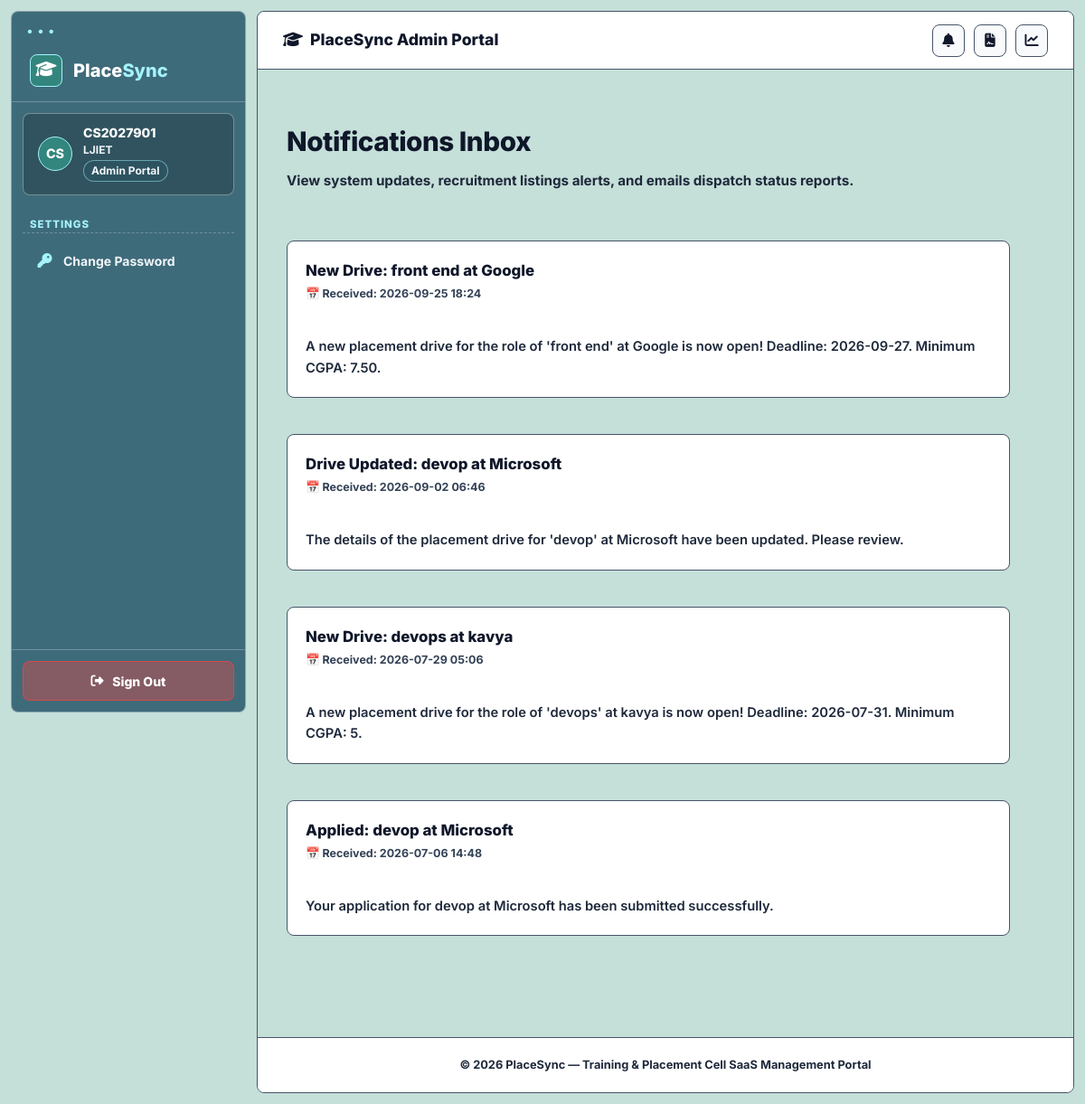
The page /communication/notifications/ (signed in) on the database its author committed.
### accounts/models.py (models this page shows, shortened)
class User(AbstractUser):
    class Role(models.TextChoices):
        COLLEGE_ADMIN = 'COLLEGE_ADMIN', 'College Admin'
        STUDENT = 'STUDENT', 'Student'
    role = models.CharField(
        max_length=20,
        choices=Role.choices,
        default=Role.STUDENT
    )
    college = models.ForeignKey(
        'colleges.College',
        on_delete=models.SET_NULL,
        null=True,
        blank=True,
        related_name='users'
    )
    must_change_password = models.BooleanField(default=False)

### colleges/models.py (models this page shows, shortened)
class College(models.Model):
    name = models.CharField(max_length=255, unique=True)
    code = models.CharField(max_length=50, unique=True, help_text="Unique college code or abbreviation")
    address = models.TextField(blank=True)
    website = models.URLField(blank=True)
    created_at = models.DateTimeField(auto_now_add=True)
    logo = models.ImageField(upload_to='college_logos/', blank=True, null=True)
    university = models.CharField(max_length=255, blank=True)
    email = models.EmailField(blank=True)
    phone = models.CharField(max_length=20, blank=True)
    linkedin = models.URLField(blank=True, verbose_name="LinkedIn")
    twitter = models.URLField(blank=True, verbose_name="Twitter")
    instagram = models.URLField(blank=True, verbose_name="Instagram")

### communication/models.py (models this page shows, shortened)
class Notification(models.Model):
    user = models.ForeignKey(
        settings.AUTH_USER_MODEL,
        on_delete=models.CASCADE,
        related_name='notifications'
    )
    title = models.CharField(max_length=255)
    message = models.TextField()
    is_read = models.BooleanField(default=False)
    created_at = models.DateTimeField(auto_now_add=True)
    class Meta:
        ordering = ['-created_at']

### communication/views.py (the view)
# urls.py: path('notifications/', NotificationListView.as_view(), name='notifications'),
class NotificationListView(LoginRequiredMixin, View):
    template_name = 'communication/notification_list.html'
    def get(self, request, *args, **kwargs):
        notifications = Notification.objects.filter(user=request.user)
        return render(request, self.template_name, {'notifications': notifications})

### staff_permissions/templatetags/staff_tags.py (called while the page is built)
@register.filter(name='has_perm_filter')
def has_perm_filter(user, permission_name):
    if not user or not user.is_authenticated:
        return False
    return has_staff_permission(user, permission_name)

@register.filter(name='is_college_admin_filter')
def is_college_admin_filter(user):
    if not user or not user.is_authenticated:
        return False
    return is_college_admin(user)

### staff_permissions/utils.py (called while the page is built, shortened)
def is_college_admin(user):
    if not user.is_authenticated:
        return False
    if user.is_superuser:
        return True
    if getattr(user, 'role', '') == 'COLLEGE_ADMIN':
        return not hasattr(user, 'staff_profile')
    return False

def has_staff_permission(user, permission_name):
    if not user.is_authenticated:
        return False
    if is_college_admin(user):
        return True
    if getattr(user, 'role', '') != 'COLLEGE_ADMIN':
        return False

### templates/communication/notification_list.html (shortened to what this page needs)
{% extends 'base.html' %}
{% block content %}
<div class="container" style="flex: 1; padding-top: 2rem; padding-bottom: 3rem; max-width: 800px;">
    <div class="sp-page-header" style="margin-bottom: 1.5rem;">
        <div>
            <h1 class="sp-page-title">Notifications Inbox</h1>
            <p class="sp-page-subtitle">View system updates, recruitment listings alerts, and emails dispatch status reports.</p>
        </div>
    </div>
    <div style="display: flex; flex-direction: column; gap: 1rem;">
        {% if notifications %}
            {% for note in notifications %}
                <div class="sp-card" style="padding: 1.25rem; background:#FFFFFF !important; border:1.5px solid #475569 !important; ">
                    <div style="display: flex; justify-content: space-between; align-items: flex-start; gap: 1rem;">
                        <div>
                            <div style="display: flex; align-items: center; gap: 0.5rem; flex-wrap: wrap;">
                                <h4 style="font-size: 1.05rem; font-weight: 800; color: #0F172A !important; margin: 0;">{{ note.title }}</h4>
                            </div>
                            <span style="font-size: 0.78rem; color: #334155 !important; font-weight:700; display: block; margin-top: 0.25rem;">📅 Received: {{ note.created_at|date:"Y-m-d H:i" }}</span>
                        </div>
                    </div>
                    <div style="font-size: 0.92rem; color: #1E293B !important; font-weight:600; line-height: 1.6; margin-top: 0.85rem; white-space: pre-line;">
                        {{ note.message }}
                    </div>
                </div>
            {% endfor %}
        {% endif %}
    </div>
</div>
{% endblock %}

### templates/base.html (shortened to what this page needs)
{% load static %}
{% load staff_tags %}
<!DOCTYPE html>
<html lang="en">
<head>
    <link rel="stylesheet" href="https://cdnjs.cloudflare.com/ajax/libs/font-awesome/6.5.1/css/all.min.css" />
    <link rel="stylesheet" href="{% static 'css/student.css' %}?v=7.0">
    <link rel="stylesheet" href="{% static 'css/style.css' %}?v=7.0">
</head>
<body class="page-dashboard">
{% if user.is_authenticated %}
<div class="sp-layout">
    <aside class="sp-sidebar" role="navigation" aria-label="College Admin navigation">
        <a href="{% url 'dashboard:index' %}" class="sp-brand">
            <div class="sp-brand-icon"><i class="fa-solid fa-graduation-cap"></i></div>
            <div class="sp-brand-text">Place<span>Sync</span></div>
        </a>
        <div class="sp-identity">
            <div class="sp-avatar">{{ user.username|slice:":2"|upper }}</div>
            <div>
                <div class="sp-identity-name">{{ user.username }}</div>
                <div class="sp-identity-roll">{% if user.college %}{{ user.college.code }}{% else %}PlaceSync{% endif %}</div>
                <div class="sp-identity-badge">Admin Portal</div>
            </div>
        </div>
        <div class="sp-section">
            <div class="sp-section-label">Settings</div>
            <ul class="sp-nav">
                {% if request.user|is_college_admin_filter %}
                <li><a href="{% url 'staff_permissions:settings' %}" class="sp-link {% if request.resolver_match.namespace == 'staff_permissions' %}active{% endif %}"><span class="sp-link-icon"><i class="fa-solid fa-gear"></i></span> System Settings</a></li>
                {% else %}
                <li><a href="{% url 'staff_permissions:change_password' %}" class="sp-link"><span class="sp-link-icon"><i class="fa-solid fa-key"></i></span> Change Password</a></li>
                {% endif %}
            </ul>
        </div>
        <div class="sp-footer">
            <a href="{% url 'accounts:logout' %}" class="sp-logout">
                <i class="fa-solid fa-right-from-bracket"></i> Sign Out
            </a>
        </div>
    </aside>
    <div class="sp-main">
        <header class="sp-topbar">
            <span class="sp-topbar-title">
                <span><i class="fa-solid fa-graduation-cap"></i></span> {% block topbar_title %}PlaceSync Admin Portal{% endblock %}
            </span>
            <div class="sp-topbar-right">
                <a href="{% url 'communication:notifications' %}" class="sp-topbar-btn" title="Notifications">
                    <i class="fa-solid fa-bell"></i>
                </a>
                <a href="{% url 'reports:dashboard' %}" class="sp-topbar-btn" title="Reports"><i class="fa-solid fa-file-contract"></i></a>
                <a href="{% url 'analytics:dashboard' %}" class="sp-topbar-btn" title="Analytics"><i class="fa-solid fa-chart-line"></i></a>
            </div>
        </header>
        <main class="sp-content" id="main-content">
{% endif %}
{% block content %}{% endblock %}
{% if user.is_authenticated %}
        </main>
        <footer class="sp-page-footer">
            &copy; 2026 PlaceSync &mdash; Training &amp; Placement Cell SaaS Management Portal
        </footer>
    </div>
</div>
{% else %}
</div>
{% endif %}
</body>
</html>

### rows shown on the page
User: username "CS", username "CS2027901", college.code "LJIET"
Notification: title "New Drive: front end at Google", created_at "2026-09-25 18:24", message "A new placement drive for the role of 'front end' at Google is now open! Deadline: 2026-09-27. Minimum CGPA: 7.50."
Notification: title "Drive Updated: devop at Microsoft", created_at "2026-09-02 06:46", message "The details of the placement drive for 'devop' at Microsoft have been updated. Please review."
Notification: title "New Drive: devops at kavya", created_at "2026-07-29 05:06", message "A new placement drive for the role of 'devops' at kavya is now open! Deadline: 2026-07-31. Minimum CGPA: 5."
Notification: title "Applied: devop at Microsoft", created_at "2026-07-06 14:48", message "Your application for devop at Microsoft has been submitted successfully."
